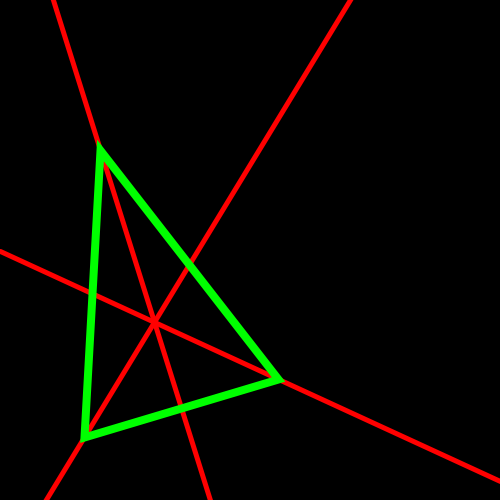
Frame 1 (no input)
Frame 60 (the mouse pressed at the canvas centre just before this capture): identical to frame 1, image omitted
Frame 120 (the mouse held since frame 60 and released just before this capture): identical to frame 1, image omitted

The Processing sketch that drew this single still picture (run headless with seeded random() and noise(); from frame 60 on, the mouse is pressed at the canvas centre):

// Processing sketch: CentroidTriangle
// ── CentroidTriangle.pde
float[][] pos = new float[3][2]; // 3 points, 2 parts (x, y)
float mc1, mc2, mc3, bc1, bc2, bc3, xf, yf;

// b = y - mx

void setup() {
  size(500, 500);

  pos[0][0] = 100.0;
  pos[0][1] = 150;
  pos[1][0] = 278;
  pos[1][1] = 379;
  pos[2][0] = 84;
  pos[2][1] = 437;

  noFill();
  stroke(255);
}

void draw() {
  background(0);
  
  adjustPoints();
  
  updateVars();
  
  strokeWeight(5);
  stroke(255, 0, 0);
  line(0, mc1*0+bc1, width, mc1*width+bc1);
  line(0, mc2*0+bc2, width, mc2*width+bc2);
  line(0, mc3*0+bc3, width, mc3*width+bc3);
  
  strokeWeight(8);
  stroke(0, 255, 0);
  triangle(pos[0][0], pos[0][1], pos[1][0], pos[1][1], pos[2][0], pos[2][1]);
}

void updateVars() {
  mc1 = (pos[0][1]-(pos[1][1]+pos[2][1])/2)/(pos[0][0]-(pos[1][0]+pos[2][0])/2);  // a - ((b+c)/2)
  mc2 = (pos[1][1]-(pos[0][1]+pos[2][1])/2)/(pos[1][0]-(pos[0][0]+pos[2][0])/2);  // b - ((a+c)/2)
  mc3 = (pos[2][1]-(pos[0][1]+pos[1][1])/2)/(pos[2][0]-(pos[0][0]+pos[1][0])/2);  // c - ((a+b)/2)
  bc1 = (pos[1][1]+pos[2][1])/2-mc1*(pos[1][0]+pos[2][0])/2;
  bc2 = (pos[0][1]+pos[2][1])/2-mc2*(pos[0][0]+pos[2][0])/2;
  bc3 = (pos[0][1]+pos[1][1])/2-mc3*(pos[0][0]+pos[1][0])/2;
  // b = y - mx
}

void adjustPoints() {
  if (mousePressed) {
    if (key == 'a') {
      pos[0][0] = mouseX;
      pos[0][1] = mouseY;
    }
    if (key == 'b') {
      pos[1][0] = mouseX+.25;
      pos[1][1] = mouseY+.25;
    }
    if (key == 'c') {
      pos[2][0] = mouseX+.5;
      pos[2][1] = mouseY+.5;
    }
  }
}

void mouseWheel() {
  pos[0][0] = random(0, 500);
  pos[0][1] = random(0, 500);
  pos[1][0] = random(0, 500)+.25;
  pos[1][1] = random(0, 500)+.25;
  pos[2][0] = random(0, 500)+.5;
  pos[2][1] = random(0, 500)+.5;
}
